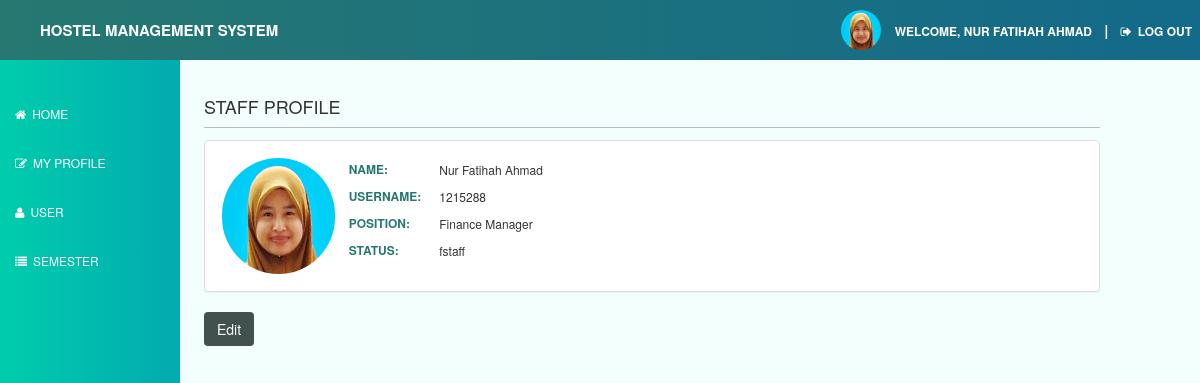
The app's page /staffprofile.php (signed in) with its own data.
### tables this page shows
CREATE TABLE `admin_acc` (
  `username` varchar(10) NOT NULL,
  `password` varchar(10) NOT NULL,
  `status` varchar(10) NOT NULL
);

CREATE TABLE `staff_acc` (
  `id` varchar(10) NOT NULL,
  `name` varchar(40) NOT NULL,
  `position` varchar(30) NOT NULL
);

CREATE TABLE `uploads` (
  `id` int(10) NOT NULL,
  `file` varchar(100) NOT NULL,
  `type` varchar(10) NOT NULL,
  `size` int(11) NOT NULL,
  `description` varchar(100) NOT NULL
);

### templates/user_login.php (called while the page is built, shortened)
<?php
	 if(!empty($_SESSION['password'])&& !empty($_SESSION['username'])){
		$username=$_SESSION['username'];
		 $query="SELECT * FROM admin_acc JOIN staff_acc ON admin_acc.username = staff_acc.id
					LEFT JOIN uploads ON admin_acc.username=uploads.description
					WHERE admin_acc.username='$username'";
		 $record=mysqli_query($link, $query);
	}
?>

### staffprofile.php (the view, shortened to what this page needs)
<?php
include 'upperbodyhead.php';
if (!empty($_SESSION['password']) && !empty($_SESSION['username'])) {
	require 'templates/nav_sem.php';
?>
	</div>
	<div class="content">
		<h3>STAFF PROFILE</h3>
		<hr>
		<?php
		$query = "SELECT * FROM admin_acc JOIN staff_acc ON admin_acc.username = staff_acc.id
		LEFT JOIN uploads ON admin_acc.username=uploads.description
		WHERE admin_acc.username='$username'";
		$record = mysqli_query($link, $query);
		while ($row = mysqli_fetch_assoc($record)) {
		?>
			<div class="panel panel-default">
				<div class="panel-body">
					<img src="img/<?php echo $row['file'] ?>" width="117" height="120" style="float:left;border-radius:85px;border:2px solid white">
					<table id="typical" style="float:center;">
						<tr>
						<tr>
							<th>&nbsp; Name: </th>
							<td><?php echo $row['name'] ?></td>
						</tr>
						<tr>
							<th>&nbsp; Username: </th>
							<td><?php echo $row['username'] ?></td>
						</tr>
						<tr>
							<th>&nbsp; Position: </th>
							<td><?php echo $row['position'] ?></td>
						</tr>
						<tr>
							<th>&nbsp; Status: </th>
							<td><?php echo $row['status'] ?></td>
						</tr>
						</tr>
					</table>
				</div>
			</div>
			<input name="edit" id="edit" type="button" value="Edit" class="btn btn-primary" onClick="openCenteredWindow('edituser.php?user=<?php echo $row['username'] ?>');" />
		<?php } ?>
	</div>
	</div>
<?php
	include 'lowerbody.php';
} else {
	require 'warninglogin.php';
} ?>

### templates/header.php (shortened to what this page needs)
<!DOCTYPE html>
<html lang="en">
<head>
	<link href="css/bootstrap.min.css" rel="stylesheet">
	<link href="css/business-frontpage.css" rel="stylesheet">
	<link href="font-awesome-4.5.0/css/font-awesome.min.css" rel="stylesheet">
	<link rel="stylesheet" type="text/css" href="DataTables/media/css/jquery.dataTables.min.css">
	<link rel="stylesheet" type="text/css" href="jquery.dynameter-0.5.6/jquery.dynameter.css">
	 <link rel="stylesheet"  media="print" href="css/media-specific-easy.css">
</head>
<body id="menu1">
	<div class="nav">
	  <div class="container">
	  	<ul class="ub3" >
		  <li class="pull-left">HOSTEL MANAGEMENT SYSTEM</li>
		  <?php
			if(isset($record)){
				while($row=mysqli_fetch_assoc($record)){
			?>
	          <li class="pull-right">
				<a style="color:white;" href="staffprofile.php" >
				<?php echo 'Welcome, '.strtoupper($row['name']);?></a>
				 |
	          	<a style="color:white;" onClick="logout()" id="handplease"><i class="fa fa-sign-out" ></i>Log Out</a>
	          </li>
			    <img class="pull-right" src="img/<?php echo $row['file']?>" width="40" height="40" style="margin-right:6px;border-radius:27px">
	      	<?php }
			}
		?>
	    </ul>
		</div>
	</div>

### css/business-frontpage.css (style rules this page uses)
#menu1 { background-color: #F2FFFC; }
body { padding-top: 0px; font-size: 12px; margin:auto; min-width:600px; max-width:2000px; }
#typical th { width:20%; padding-left:12px; padding-right:12px; padding: 5px 5px; color:black; text-transform: uppercase; color:#267871; }
#typical tr { margin:20px; }
#typical td { padding:3px; padding-left:13px; }
.ub3 { padding-top:10px; padding-bottom:50px; color:white; font-weight: bold; font-size:15px; background: #136a8a; background: -webkit-linear-gradient(to right, #267871, #136a8a); background: linear-gradient(to right, #267871, #136a8a); }
.ub3 li { padding-top:10px !important; }
hr { margin-top: 0.3em; margin-bottom: 1em; border-width: 1px; border-color: #bbb }
.content { background-color: #F2FFFC; margin: 0 auto; float:right; width: 83%; padding-right:100px; padding-top:15px; }
.nav a { color: #222831; font-size: 12px; font-weight: bold; padding: 8px 8px; text-transform: uppercase; }
.nav .container { width: auto; padding-bottom:0px; }
.nav li { display: inline; }
h3 { font-size: 18px; }
.fa { margin-right:6px; }
#handplease { cursor:pointer; }

### css/media-specific-easy.css (style rules this page uses)
.content, .wrap { width:100%; text-align:center; }
.nav { display:none; }

### records on screen
admin_acc: staff_acc.name "NUR FATIHAH AHMAD", uploads.file (picture), staff_acc.name "Nur Fatihah Ahmad", username "1215288", staff_acc.position "Finance Manager", status "fstaff"
